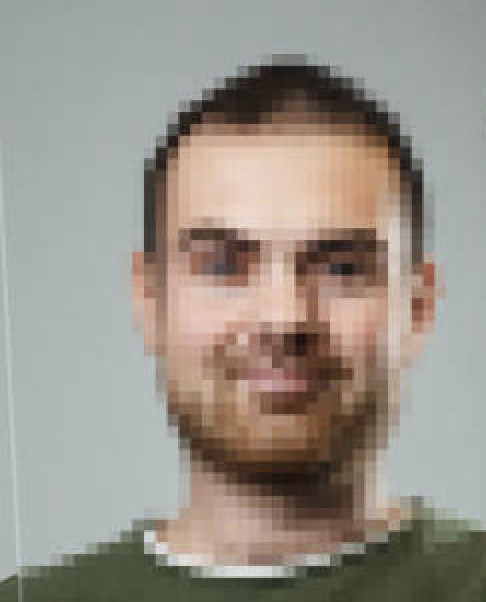
#> input picture image.png, 486 x 602 px
$ python test_validation.py   (older library calls are emulated)
#> lines starting #> are read from the running program, lines starting #| are printed output that depends on the picture; long printed decimals are rounded
### image_validation.py
"""
Image validation module for checking face presence and image clarity.

This module provides functions to:
1. Detect human faces in images using OpenCV's Haar cascade classifier
2. Assess image blur using Laplacian variance
3. Validate images based on multiple criteria (resolution, face presence, clarity)
"""

import os
from typing import List, Tuple, Dict

import cv2
import numpy as np


def detect_faces(image: np.ndarray) -> List[Tuple[int, int, int, int]]:
    """
    Detect human faces in an image using Haar cascade classifier.

    Args:
        image: BGR image loaded with OpenCV (numpy array).

    Returns:
        List of bounding boxes for detected faces, where each box is
        represented as a tuple (x, y, w, h):
        - x: left coordinate
        - y: top coordinate
        - w: width
        - h: height
        Returns an empty list if no faces are detected.

    Example:
        >>> img = cv2.imread('photo.jpg')
        >>> faces = detect_faces(img)
        >>> print(f"Found {len(faces)} face(s)")
    """
    # Convert to grayscale for face detection
    gray = cv2.cvtColor(image, cv2.COLOR_BGR2GRAY)

    # Load the Haar cascade classifier for frontal face detection
    # This uses OpenCV's built-in cascade file
    cascade_path = cv2.data.haarcascades + 'haarcascade_frontalface_default.xml'
    face_cascade = cv2.CascadeClassifier(cascade_path)

    # Detect faces in the image
    # Parameters tuned for good balance between detection and false positives
    faces = face_cascade.detectMultiScale(
        gray,
        scaleFactor=1.1,      # Image pyramid scale reduction
        minNeighbors=5,       # Minimum neighbors for a detection to be kept
        minSize=(30, 30),     # Minimum face size
        flags=cv2.CASCADE_SCALE_IMAGE
    )

    # Convert numpy array to list of tuples
    return [(int(x), int(y), int(w), int(h)) for x, y, w, h in faces]


def is_blurry(image: np.ndarray, threshold: float = 200.0) -> Tuple[bool, float]:
    """
    Determine if an image is blurry using the variance of the Laplacian method.

    This method applies the Laplacian operator to the grayscale image and
    computes its variance. A lower variance indicates less edge content,
    which typically means the image is blurry.

    Args:
        image: BGR image loaded with OpenCV (numpy array).
        threshold: Focus measure threshold. Values below this threshold
                  indicate a blurry image. Default is 100.0.

    Returns:
        A tuple containing:
        - bool: True if the image is blurry (focus measure < threshold),
                False otherwise
        - float: The computed focus measure (variance of Laplacian)

    Example:
        >>> img = cv2.imread('photo.jpg')
        >>> blurry, score = is_blurry(img, threshold=100.0)
        >>> print(f"Blur score: {score:.2f}, Blurry: {blurry}")

    References:
        - Pech-Pacheco et al. "Diatom autofocusing in brightfield microscopy:
          a comparative study." ICPR 2000.
    """
    # Convert to grayscale
    gray = cv2.cvtColor(image, cv2.COLOR_BGR2GRAY)

    # Compute the Laplacian of the image and then the variance
    # The Laplacian highlights regions of rapid intensity change (edges)
    laplacian = cv2.Laplacian(gray, cv2.CV_64F)
    focus_measure = laplacian.var()

    # Return whether the image is blurry and the focus measure
    return (focus_measure < threshold, float(focus_measure))


def validate_image(
    path: str,
    min_width: int = 256,
    min_height: int = 256,
    blur_threshold: float = 200.0,
    require_single_face: bool = False
) -> Dict:
    """
    Validate an image based on multiple criteria.

    Performs comprehensive validation including:
    - File existence and readability
    - Minimum resolution requirements
    - Face detection (at least one face required)
    - Optional single face requirement
    - Blur detection

    Args:
        path: Path to the image file.
        min_width: Minimum required image width in pixels. Default is 256.
        min_height: Minimum required image height in pixels. Default is 256.
        blur_threshold: Threshold for blur detection. Images with focus
                       measure below this are considered blurry. Default is 100.0.
        require_single_face: If True, validation fails unless exactly one
                            face is detected. Default is False.

    Returns:
        A JSON-serializable dictionary containing:
        - valid (bool): True if all validation checks pass, False otherwise
        - reasons (List[str]): List of validation failure reasons (empty if valid)
        - num_faces (int): Number of faces detected (0 if image couldn't be loaded)
        - blur_score (float): Focus measure score (0.0 if image couldn't be loaded)
        - width (int): Image width in pixels (0 if image couldn't be loaded)
        - height (int): Image height in pixels (0 if image couldn't be loaded)

    Example:
        >>> result = validate_image('photo.jpg', blur_threshold=100.0)
        >>> if result['valid']:
        ...     print("Image is valid!")
        ... else:
        ...     print(f"Validation failed: {', '.join(result['reasons'])}")
        >>> print(f"Detected {result['num_faces']} face(s)")
        >>> print(f"Blur score: {result['blur_score']:.2f}")
    """
#> called with path = 'image.png', min_width = 256, min_height = 256, blur_threshold = 200, require_single_face = False
    # Initialize result dictionary with default values
    result: Dict = {
        'valid': False,
        'reasons': [],
        'num_faces': 0,
        'blur_score': 0.0,
        'width': 0,
        'height': 0
    }

    # Check if file exists
    if not os.path.exists(path):
        result['reasons'].append(f"File does not exist: {path}")
        return result

    # Try to load the image
    image = cv2.imread(path)
#> image is the input picture: shape (602, 486, 3); mean B, G, R 137.9, 147, 153.4
    if image is None:
        result['reasons'].append(f"Unable to read image file: {path}")
        return result

    # Get image dimensions
    height, width = image.shape[:2]
#> height = 602; width = 486
    result['width'] = width
    result['height'] = height

    # Check minimum resolution
    if width < min_width or height < min_height:
        result['reasons'].append(
            f"Image resolution ({width}x{height}) is below minimum "
            f"required ({min_width}x{min_height})"
        )

    # Detect faces
    faces = detect_faces(image)
#> in detect_faces, `gray = cv2.cvtColor(image, cv2.COLOR_BGR2GRAY)`:
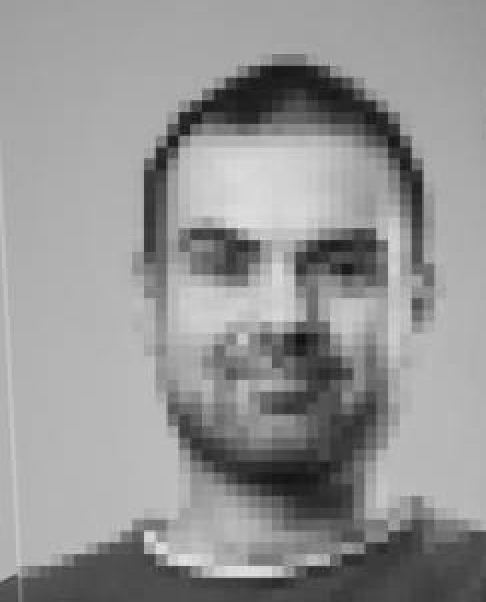
#> gray: shape (602, 486); min 13, max 232, mean 147.7
#> in detect_faces, `faces = face_cascade.detectMultiScale( gray, scaleFactor=1.1,`: faces = [[119, 140, 322, 322]]
#> faces = [(119, 140, 322, 322)]
    num_faces = len(faces)
#> num_faces = 1
    result['num_faces'] = num_faces

    # Check face requirements
    if num_faces == 0:
        result['reasons'].append("No human faces detected in the image")
    elif require_single_face and num_faces != 1:
        result['reasons'].append(
            f"Expected exactly 1 face, but found {num_faces} face(s)"
        )

    # Check for blur
    blurry, blur_score = is_blurry(image, threshold=blur_threshold)
#> in is_blurry, `laplacian = cv2.Laplacian(gray, cv2.CV_64F)`:
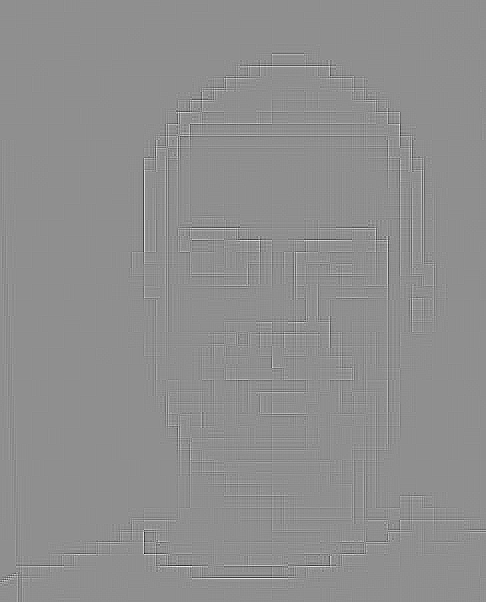
#> laplacian: shape (602, 486) float64; min -180, max 140, mean 0; drawn with min black and max white
#> in is_blurry, `focus_measure = laplacian.var()`: focus_measure = 139.4
#> blurry = True; blur_score = 139.4
    result['blur_score'] = blur_score

    if blurry:
        result['reasons'].append(
            f"Image is too blurry (blur score: {blur_score:.2f}, "
            f"threshold: {blur_threshold:.2f})"
        )

    # Image is valid only if there are no validation failures
    result['valid'] = len(result['reasons']) == 0

    return result

### test_validation.py
#!/usr/bin/env python3
"""
Test script to validate an image using the image_validation module.

This script demonstrates how to use the validation functions.
Place an image file (e.g., input.jpg, input.png) in the same directory
and run this script to validate it.
"""

import json
from image_validation import validate_image, detect_faces, is_blurry
import cv2


def main():
    # Path to the image file (you can change this)
    image_path = 'image.png'

    print("=" * 60)
    print("IMAGE VALIDATION TEST")
    print("=" * 60)
    print(f"\nValidating image: {image_path}\n")

    # Method 1: Use the comprehensive validation function
    print("Running comprehensive validation...")
    print("-" * 60)
    result = validate_image(
        image_path,
        blur_threshold=200.0,
        min_width=256,
        min_height=256,
        require_single_face=False
    )
#> result = 6 items

    # Display results in a formatted way
    print(f"\nValidation Result: {'✓ VALID' if result['valid'] else '✗ INVALID'}")
#| Validation Result: ✗ INVALID
    print(f"Image dimensions: {result['width']}x{result['height']} pixels")
#| Image dimensions: 486x602 pixels
    print(f"Faces detected: {result['num_faces']}")
#| Faces detected: 1
    print(f"Blur score: {result['blur_score']:.2f}")
#| Blur score: 139.36

    if not result['valid']:
        print("\nValidation failed for the following reasons:")
        for i, reason in enumerate(result['reasons'], 1):
            print(f"  {i}. {reason}")
#> this loop made 1 pass
#> i on pass 1: 1
#|   1. Image is too blurry (blur score: 139.36, threshold: 200.00)
    else:
        print("\n✓ Image passed all validation checks!")

    print("\n" + "=" * 60)
    print("DETAILED ANALYSIS")
    print("=" * 60)

    # Method 2: Use individual functions for more detailed analysis
    try:
        img = cv2.imread(image_path)
        if img is not None:
            print("\nFace Detection:")
            print("-" * 60)
            faces = detect_faces(img)
#> faces = [(119, 140, 322, 322)]
            if faces:
                print(f"Found {len(faces)} face(s):")
#| Found 1 face(s):
                for i, (x, y, w, h) in enumerate(faces, 1):
                    print(f"  Face {i}: position=({x}, {y}), size={w}x{h}")
#> this loop made 1 pass
#> (i, x, y, w, h) on pass 1: (1, 119, 140, 322, 322)
#|   Face 1: position=(119, 140), size=322x322
            else:
                print("No faces detected.")

            print("\nBlur Analysis:")
            print("-" * 60)
            blurry, blur_score = is_blurry(img, threshold=200.0)
#> blurry = True; blur_score = 139.4
            print(f"Blur score: {blur_score:.2f}")
#| Blur score: 139.36
            print(f"Status: {'BLURRY ✗' if blurry else 'CLEAR ✓'}")
#| Status: BLURRY ✗
            print(f"(Threshold: 100.0 - lower scores indicate more blur)")
    except Exception as e:
        print(f"\nError during detailed analysis: {e}")

    # Print full JSON result
    print("\n" + "=" * 60)
    print("FULL JSON RESULT")
    print("=" * 60)
    print(json.dumps(result, indent=2))
#| {
#|   "valid": false,
#|   "reasons": [
#|     "Image is too blurry (blur score: 139.36, threshold: 200.00)"
#|   ],
#|   "num_faces": 1,
#|   "blur_score": 139.360,
#|   "width": 486,
#|   "height": 602
#| }
    print()


if __name__ == '__main__':
    main()

$ run again, with input.jpg saved as image.png
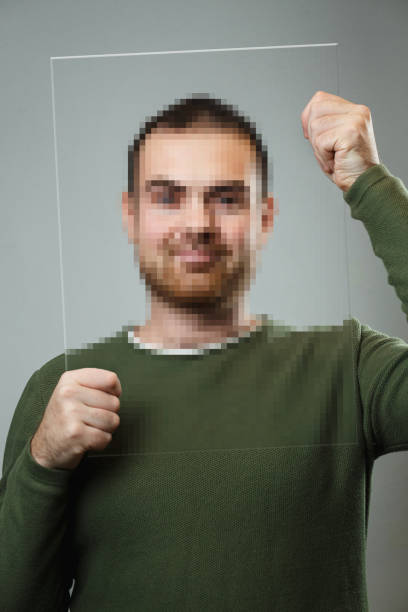
#> input picture input.jpg, 408 x 612 px
#> in validate_image, image is the input picture: shape (612, 408, 3); mean B, G, R 102.8, 113.6, 112.4
#> in detect_faces, `gray = cv2.cvtColor(image, cv2.COLOR_BGR2GRAY)`:
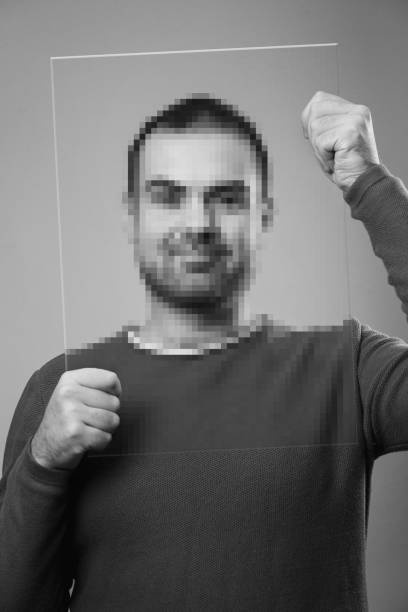
#> gray: shape (612, 408); min 0, max 233, mean 112.1
#> in detect_faces, `faces = face_cascade.detectMultiScale( gray, scaleFactor=1.1,`: faces = [[112, 133, 168, 168]]
#> in validate_image, `faces = detect_faces(image)`: faces = [(112, 133, 168, 168)]
#> num_faces = 1
#> in is_blurry, `laplacian = cv2.Laplacian(gray, cv2.CV_64F)`:
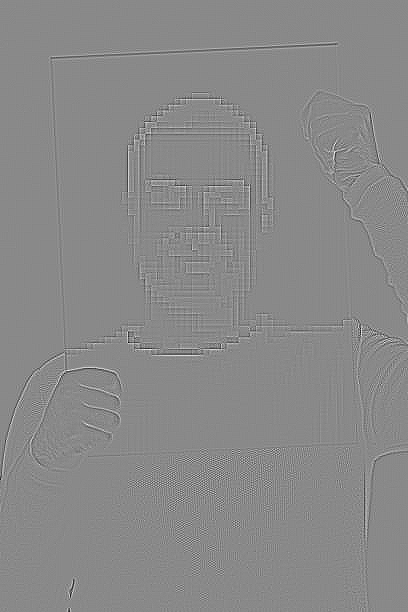
#> laplacian: shape (612, 408) float64; min -181, max 155, mean 0; drawn with min black and max white
#> focus_measure = 173.7
#> in validate_image, `blurry, blur_score = is_blurry(image, threshold=blur_threshold)`: blurry = True; blur_score = 173.7
#> result = 6 items
#| Validation Result: ✗ INVALID
#| Image dimensions: 408x612 pixels
#| Faces detected: 1
#| Blur score: 173.71
#> the loop in main, `for i, reason in enumerate(result['reasons'], 1):` made 1 pass
#> i on pass 1: 1
#> (printed output is left out)
#> in main, `faces = detect_faces(img)`: faces = [(112, 133, 168, 168)]
#| Found 1 face(s):
#> the loop in main, `for i, (x, y, w, h) in enumerate(faces, 1):` made 1 pass
#> (i, x, y, w, h) on pass 1: (1, 112, 133, 168, 168)
#> (printed output is left out)
#> in main, `blurry, blur_score = is_blurry(img, threshold=200.0)`: blurry = True; blur_score = 173.7
#| Blur score: 173.71
#| Status: BLURRY ✗
#| {
#|   "valid": false,
#|   "reasons": [
#|     "Image is too blurry (blur score: 173.71, threshold: 200.00)"
#|   ],
#|   "num_faces": 1,
#> (further printed lines are left out)
